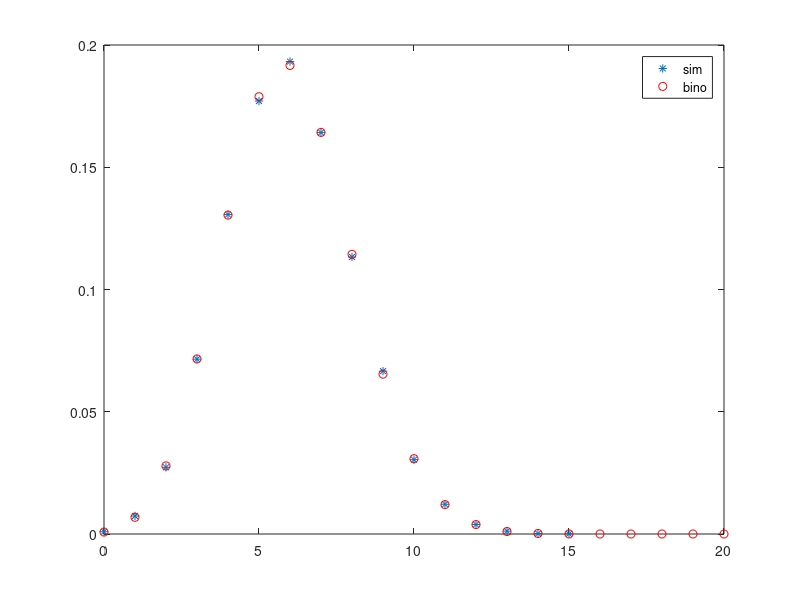

The MATLAB script that drew this image:
clear all
pkg load statistics;
p=0.3
N=100000
n=20

U=rand(n,N);
X=sum(U<p);

k=0:n;
px=binopdf(k,n,p);
U_X=unique(X);

n_X=hist(X,length(U_X));
rel_freq=n_X/N
clf
plot(U_X,rel_freq,"*",k,px,"ro")
legend("sim","bino")
